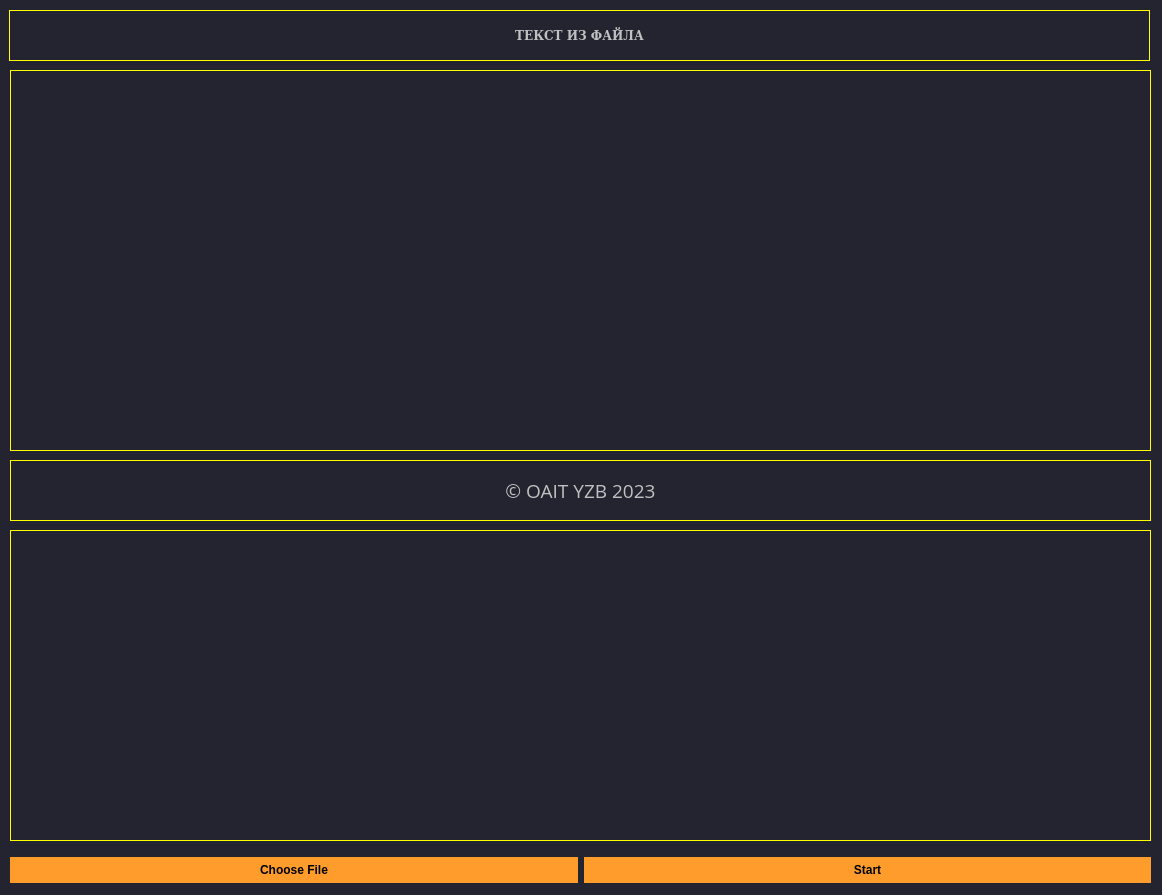
<?xml version="1.0" encoding="UTF-8"?>
<ui version="4.0">
 <class>MainWindow</class>
 <widget class="QMainWindow" name="MainWindow">
  <property name="enabled">
   <bool>true</bool>
  </property>
  <property name="geometry">
   <rect>
    <x>0</x>
    <y>0</y>
    <width>1162</width>
    <height>895</height>
   </rect>
  </property>
  <property name="windowTitle">
   <string>MainWindow</string>
  </property>
  <property name="styleSheet">
   <string notr="true">
.QSpinBox
{
	color:white;	
	padding: 4px;
}


.QLabel
{
	border: 1px solid yellow;
}
                                 


QWidget
{
	background-color: #232430;
	color: #000000;
	border-color: #000000;

}


/*-----QLabel-----*/
QLabel
{
	background-color: #232430;
	color: #c1c1c1;
	border-color: #000000;
}


/*-----QPushButton-----*/
QPushButton
{
	background-color: #ff9c2b;
	color: #000000;
	font-weight: bold;
	border-style: solid;
	border-color: #000000;
	padding: 6px;

}


QPushButton::hover
{
	background-color: #ffaf5d;

}


QPushButton::pressed
{
	background-color: #dd872f;

}


/*-----QToolButton-----*/
QToolButton
{
	background-color: #ff9c2b;
	color: #000000;
	font-weight: bold;
	border-style: solid;
	border-color: #000000;
	padding: 6px;

}


QToolButton::hover
{
	background-color: #ffaf5d;

}


QToolButton::pressed
{
	background-color: #dd872f;

}


/*-----QLineEdit-----*/
QLineEdit
{
	background-color: #38394e;
	color: #c1c1c1;
	border-style: solid;
	border-width: 1px;
	border-color: #4a4c68;

}


/*-----QTableView-----*/
QTableView, 
QHeaderView, 
QTableView::item 
{
	background-color: #232430;
	color: #c1c1c1;

}


QTableView::item:selected 
{ 
    background-color: #41424e;
    color: #c1c1c1;

}


QHeaderView::section:horizontal 
{
    background-color: #232430;
	border: 1px solid #37384d;
	padding: 5px;

}


QTableView::indicator{
	background-color: #1d1d28;
	border: 1px solid #37384d;

}


QTableView::indicator:checked{
	image:url(&quot;./ressources/check.png&quot;); /*To replace*/
	background-color: #1d1d28;

}

/*-----QTabWidget-----*/
QTabWidget::pane 
{ 
    border: none;

}


QTabWidget::tab-bar 
{
    left: 5px; 

}


QTabBar::tab 
{
    color: #c1c1c1;
    min-width: 1px;
	padding-left: 25px;
	margin-left:-22px;
    height: 28px;
	border: none;

}


QTabBar::tab:selected 
{
    color: #c1c1c1;
	font-weight: bold;
    height: 28px;

}


QTabBar::tab:!first 
{
    margin-left: -20px;

}


QTabBar::tab:hover 
{
    color: #DDD;

}


/*-----QScrollBar-----*/
QScrollBar:horizontal 
{
    background-color: transparent;
    height: 8px;
    margin: 0px;
    padding: 0px;

}


QScrollBar::handle:horizontal 
{
    border: none;
	min-width: 100px;
    background-color: #56576c;

}


QScrollBar::add-line:horizontal, 
QScrollBar::sub-line:horizontal,
QScrollBar::add-page:horizontal, 
QScrollBar::sub-page:horizontal 
{
    width: 0px;
    background-color: transparent;

}


QScrollBar:vertical 
{
    background-color: transparent;
    width: 8px;
    margin: 0;

}


QScrollBar::handle:vertical 
{
    border: none;
	min-height: 100px;
    background-color: #56576c;

}


QScrollBar::add-line:vertical, 
QScrollBar::sub-line:vertical,
QScrollBar::add-page:vertical, 
QScrollBar::sub-page:vertical 
{
    height: 0px;
    background-color: transparent;

}

QCalendarWidget
{
	 border: 5px solid yellow;
}
</string>
  </property>
  <property name="animated">
   <bool>true</bool>
  </property>
  <property name="tabShape">
   <enum>QTabWidget::Rounded</enum>
  </property>
  <widget class="QWidget" name="centralwidget">
   <widget class="QWidget" name="horizontalLayoutWidget">
    <property name="geometry">
     <rect>
      <x>10</x>
      <y>850</y>
      <width>1141</width>
      <height>41</height>
     </rect>
    </property>
    <layout class="QHBoxLayout" name="horizontalLayout">
     <item>
      <widget class="QPushButton" name="pushButton_2">
       <property name="text">
        <string>Choose File</string>
       </property>
      </widget>
     </item>
     <item>
      <widget class="QPushButton" name="pushButton">
       <property name="text">
        <string>Start</string>
       </property>
      </widget>
     </item>
    </layout>
   </widget>
   <widget class="QWidget" name="horizontalLayoutWidget_2">
    <property name="geometry">
     <rect>
      <x>10</x>
      <y>70</y>
      <width>1141</width>
      <height>381</height>
     </rect>
    </property>
    <layout class="QHBoxLayout" name="horizontalLayout_2">
     <item>
      <widget class="QLabel" name="label">
       <property name="enabled">
        <bool>true</bool>
       </property>
       <property name="text">
        <string/>
       </property>
       <property name="scaledContents">
        <bool>true</bool>
       </property>
      </widget>
     </item>
    </layout>
   </widget>
   <widget class="QWidget" name="horizontalLayoutWidget_3">
    <property name="geometry">
     <rect>
      <x>9</x>
      <y>10</y>
      <width>1141</width>
      <height>51</height>
     </rect>
    </property>
    <layout class="QHBoxLayout" name="horizontalLayout_3">
     <item>
      <widget class="QLabel" name="label_2">
       <property name="font">
        <font>
         <family>DejaVu Serif</family>
         <weight>75</weight>
         <italic>false</italic>
         <bold>true</bold>
        </font>
       </property>
       <property name="text">
        <string>ТЕКСТ ИЗ ФАЙЛА</string>
       </property>
       <property name="alignment">
        <set>Qt::AlignCenter</set>
       </property>
      </widget>
     </item>
    </layout>
   </widget>
   <widget class="QWidget" name="horizontalLayoutWidget_20">
    <property name="geometry">
     <rect>
      <x>10</x>
      <y>530</y>
      <width>1141</width>
      <height>311</height>
     </rect>
    </property>
    <layout class="QHBoxLayout" name="horizontalLayout_21">
     <item>
      <widget class="QLabel" name="label_11">
       <property name="text">
        <string/>
       </property>
      </widget>
     </item>
    </layout>
   </widget>
   <widget class="QWidget" name="verticalLayoutWidget">
    <property name="geometry">
     <rect>
      <x>10</x>
      <y>460</y>
      <width>1141</width>
      <height>61</height>
     </rect>
    </property>
    <layout class="QVBoxLayout" name="verticalLayout">
     <item>
      <layout class="QHBoxLayout" name="horizontalLayout_12">
       <item>
        <widget class="QLabel" name="label_4">
         <property name="font">
          <font>
           <family>Open Sans</family>
           <pointsize>14</pointsize>
          </font>
         </property>
         <property name="text">
          <string>© OAIT YZB 2023</string>
         </property>
         <property name="alignment">
          <set>Qt::AlignCenter</set>
         </property>
        </widget>
       </item>
      </layout>
     </item>
    </layout>
   </widget>
  </widget>
 </widget>
 <resources/>
 <connections/>
</ui>
